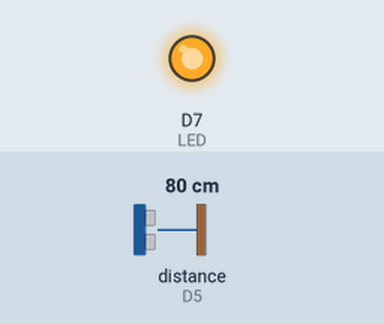
Simulated run of this sketch. Board: Particle Photon. Shown: output pins drawn as LEDs (lit = HIGH). The inputs (shaded band) are chosen by the test bench; at power-on: distance to the obstacle (sensor on D5) 80 cm. The echo pulse lasts 58.3 µs per cm.

Above: at 15.0 s.
At 45.0 s:
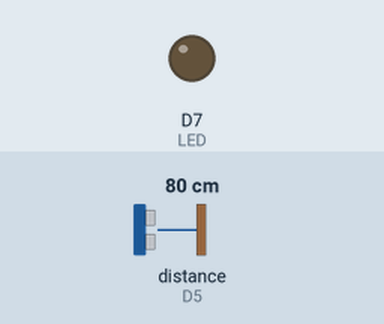
Timing chart, 0 to 78.0 s (numbered marks = the images above):
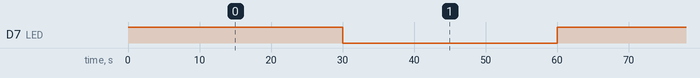

Measured:
- by itself, D7 (LED): alternates HIGH for 30.0 s and LOW for 30.0 s

The sketch:

distancewebhook.ino
```cpp
#include "HC_SR04.h"

double cm = 0.0;

int trigPin = D4;
int echoPin = D5;
int LED = D7;


HC_SR04 rangefinder = HC_SR04(trigPin, echoPin);

void setup()
{

    pinMode(LED,OUTPUT);
}

void loop()
{
    digitalWrite(LED,HIGH);


    String distance = String(rangefinder.getDistanceCM());
    Particle.publish("distance",distance,PRIVATE);

    delay(30000);

    digitalWrite(LED,LOW);
    delay(30000);

}
```
